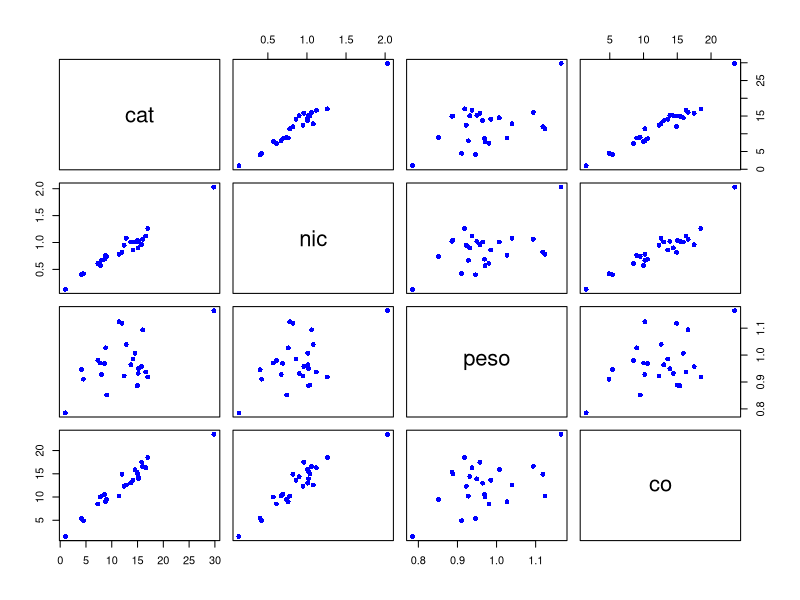
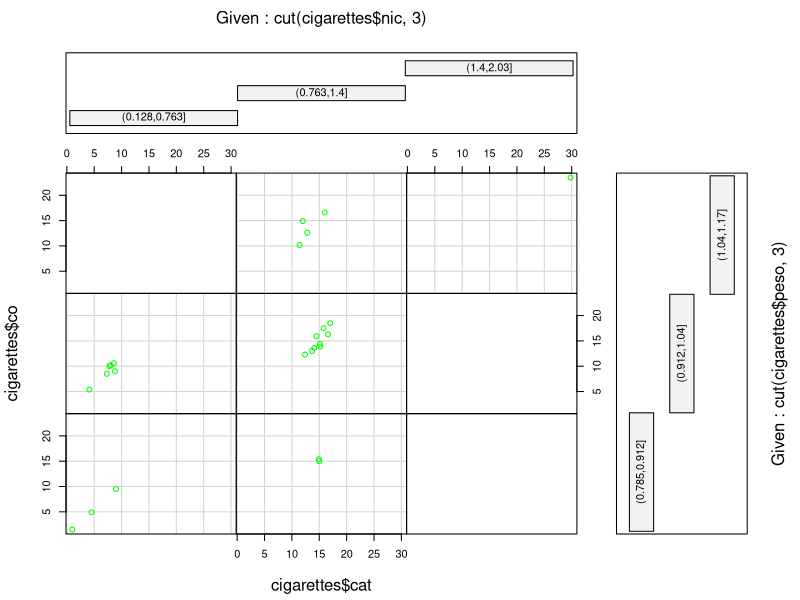
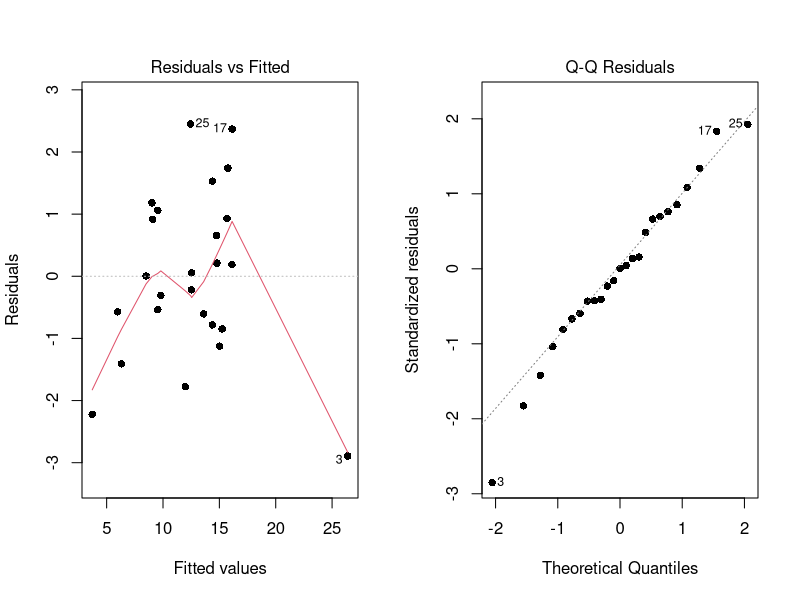
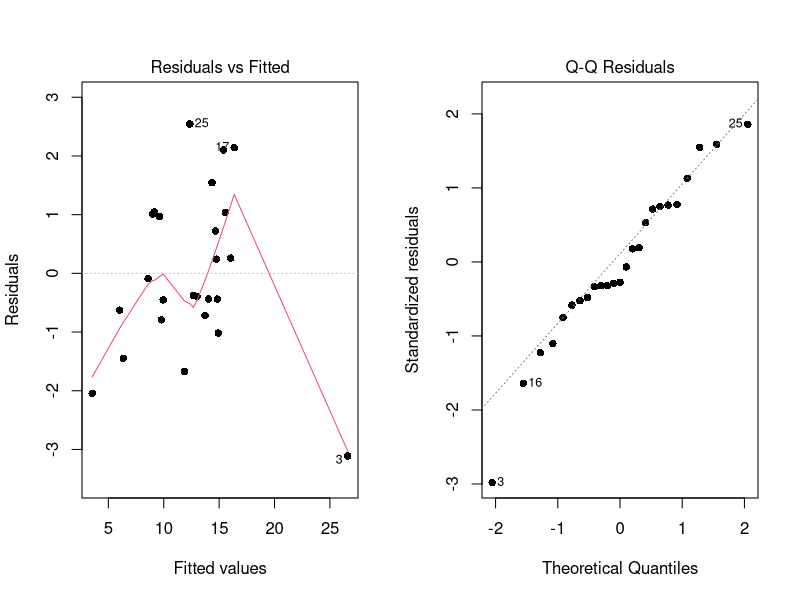
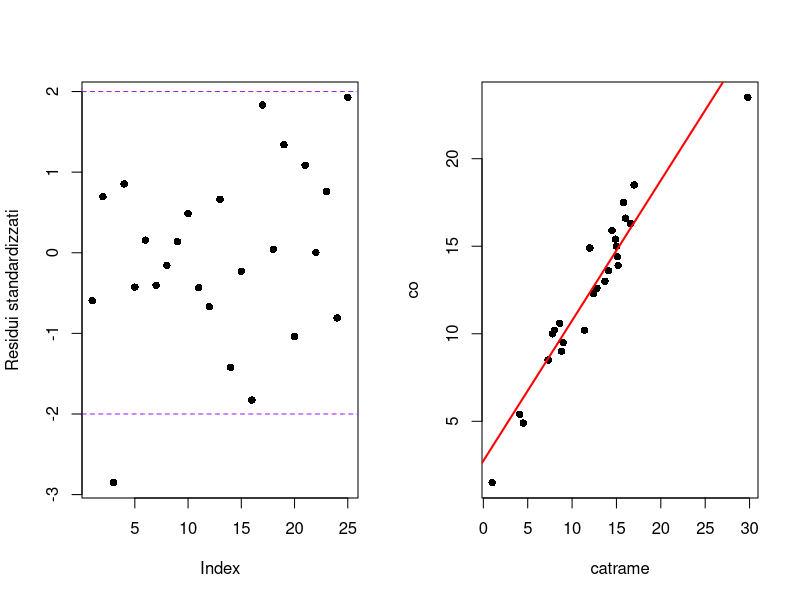
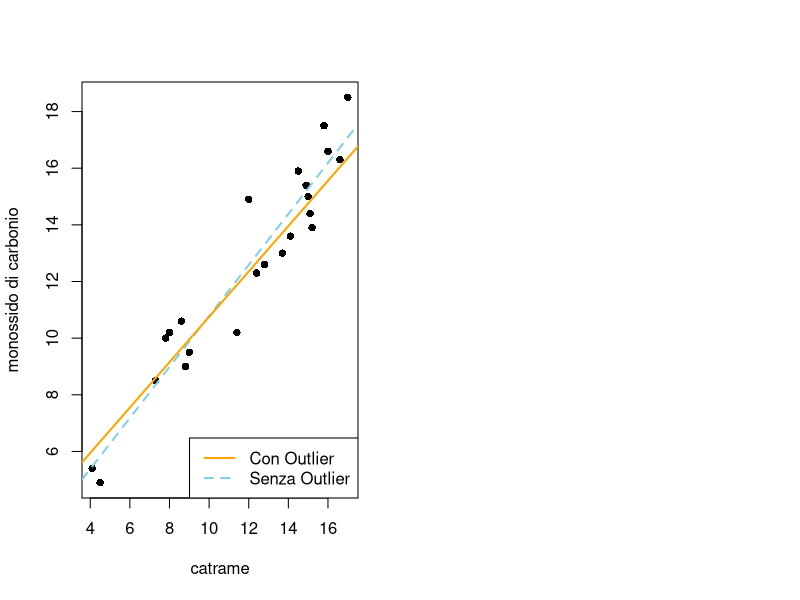

These charts were generated, in order, by the following R code:
cigarettes = read.table("cigarettes.txt", header=T)
str(cigarettes)
head(cigarettes)

pairs(cigarettes[, 2:5], pch=16, col="blue")

#La matrice di dispersione evidenzia una forte 
#relazione lineare positiva tra il monossido di 
#carbonio (co) e le altre componenti del tabacco 
#(cat, nic e peso). In particolare coni il catrame
#e la nicotina evidenziando che l'aumetare di uno 
#questi elementi favorisce l'aumentare del monossido
#di carbonio.

coplot(cigarettes$co ~ cigarettes$cat | cut(cigarettes$nic, 3) * cut(cigarettes$peso, 3), rows=1, col="green")

#il grafico evidenzia la tendenza positiva tra catrame 
#e monossido di carbonio si mantiene stabile anche 
#all'interno dei diversi sottoinsiemi condizionati.

co.lm = lm(co ~ cat + nic + peso, data=cigarettes)
summary(co.lm)
model.matrix(co.lm)
formula(co.lm)
coefficients(co.lm)

#si rifiuta l'ipotesi nulla H0 solo per il catrame a causa di 
#un coefficiente stimato pari a 0.9626 e un p-value di 0.000692
#che lo rende altamente significativo. i coefficienti relativi 
#alla nicotina e al peso presentano p-value elevati, indicando 
#che non sono statisticamente significativi, per questo non si rifiuta H0.

#L'indice R^2 è pari a 0.9186, il che indica che circa il 91.86% 
#della variabilità della variabile risposta, il monossido di carbonio, 
#è spiegata dalle tre covariate inserite nel modello (cat, nic e peso).

attributes(co.lm)
co.lm$coefficients
co.lm$residuals
co.lm$fitted

par(mfrow=c(1,2))
plot(co.lm, which=1, pch=16, sub="") 
plot(co.lm, which=2, pch=16, sub="") 
shapiro.test(co.lm$residuals)

#Il primo grafico consente di verificare l'ipotesi di linearità e di omoschedasticità. 
#Il secondo grafico (Q-Q plot) permette di verificare che i residui del modello
#seguono una distribuzione normale.

fit1 = step(co.lm)
summary(fit1)

plot(fit1, which=1, pch=16, sub="")
plot(fit1, which=2, pch=16, sub="")
shapiro.test(fit1$residuals)

#conferma che la relazione tra le variabili è adeguatamente catturata dal modello ridotto. 
#Nel grafico Q-Q Residuals i punti si dispongono in prossimità della bisettrice teorica, 
#indicando che gli errori si distribuiscono in modo approssimativamente normale.

rstandard(co.lm)
plot(rstandard(co.lm), pch=16, ylab="Residui standardizzati")
abline(h=c(2, -2), col="purple", lty=2)
identify(rstandard(co.lm))

plot(cigarettes$cat, cigarettes$co, pch=16, xlab="catrame", ylab="co")
abline(lm(co ~ cat, data=cigarettes), col="red", lwd=2)

cigarettes_c = cigarettes[-c(3, 16), ]
co.lm_c = lm(co ~ cat, data = cigarettes_c)
summary(co.lm_c)
plot(cigarettes_c$cat, cigarettes_c$co, pch=16, xlab="catrame", ylab="monossido di carbonio")
abline(co.lm_c, col="skyblue", lwd=2, lty=2)
abline(lm(co ~ cat, data = cigarettes), col="orange", lwd=2)
legend("bottomright", legend=c("Con Outlier", "Senza Outlier"), lwd=2, col=c("orange", "skyblue"), lty=c(1, 2))

#si evidenzia dal grafico come gli outlayer influiscano, anche se di poco, sulla pendenza della retta di regressione.
#infatti il modello senza outlier ha una pendenza leggermente maggiore rispetto al modello completo.
